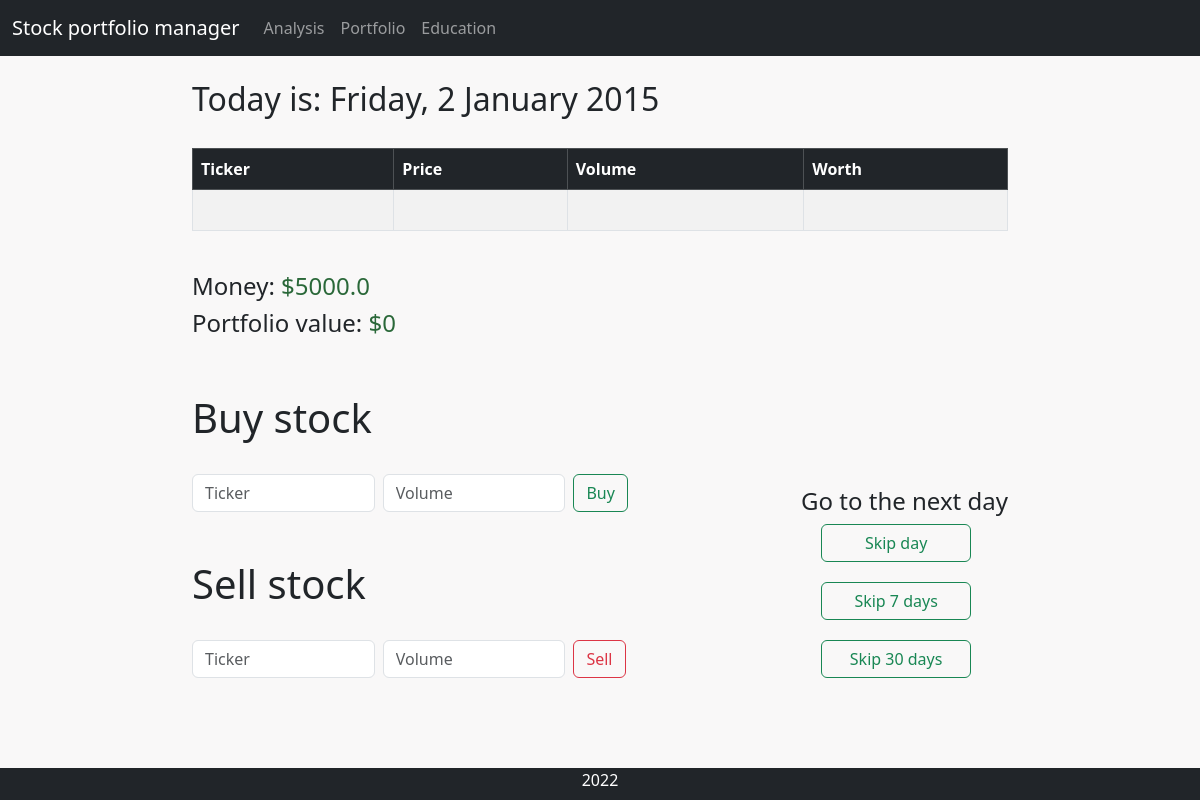
/portfolio/, run on an earlier commit of the app's database.
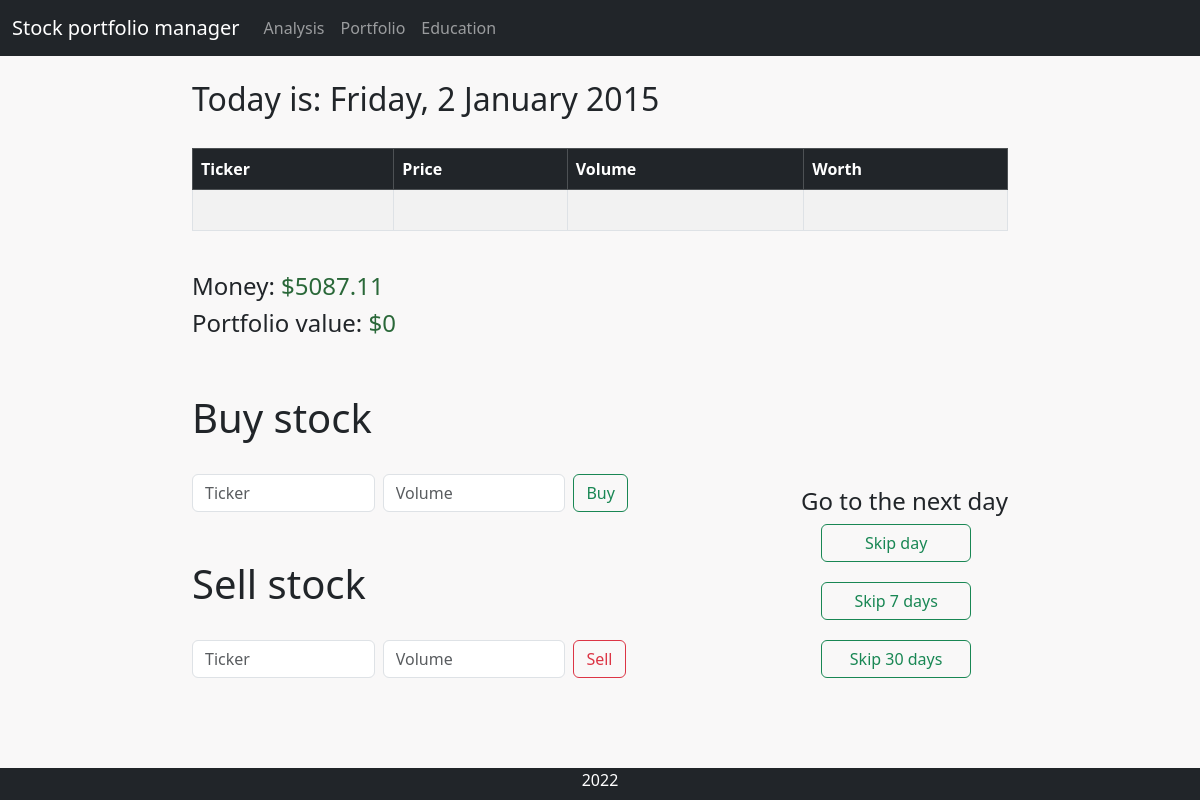
And on a later commit of the database.
### game/models.py (models this page shows)
class Money(models.Model):
    cash = models.FloatField(null=True)

### game/views.py (the view, shortened to what this page needs)
# urls.py: path('portfolio/', views.portfolio, name="portfolio"),
def portfolio(request):
    todayObj = TodayDate.objects.all().first()
    today = todayObj.date
    dayName = today.strftime("%A")
    monthName = today.strftime("%B")
    money = Money.objects.all().first().cash
    portfolio_value = 0
    sharePrice = 0
    if today.strftime("%Y-%m-%d")=='2017-11-10':
        return redirect('summary')
    if request.method == 'POST':
        if 'buy_button' in request.POST:
            ticker = request.POST.get('buyticker')
            try:
                vol = int(request.POST.get('buyvolume'))
            except:
                vol="Not a number"
            with open("Stocks/tickers.txt", 'r') as plik:
                content = plik.read()
                if ticker in content and isinstance(vol,int):
                    date = today.strftime("%Y-%m-%d")
                    linenum = 0
                    f = open("Stocks/" + ticker + ".us.csv")
                    for nr_linii, linia in enumerate(f, start=1):
                        if linia.startswith(date):
                            linenum = nr_linii
                    linenum = linenum - 1  # wczorajsza data
                    values=""
                    with open("Stocks/" + ticker + ".us.csv") as f:
                        for i, line in enumerate(f):
                            if i == linenum:
                                values=line.strip().split(',')
                                sharePrice=float(values[4])
                            elif i > linenum:
                                break
                    all_stock = Stock.objects.all()
                    new_stock = True
                    for t in all_stock:
                        if t.ticker == ticker:
                            new_stock = False
                            break
                    price = float(vol) * sharePrice
                    if (price <= money):
                        if new_stock:
                            newStock = Stock(ticker=ticker, volume=vol)
                            newStock.save()
                        else:
                            new_volume = Stock.objects.get(ticker=ticker).volume + vol
                            Stock.objects.filter(ticker=ticker).update(volume=new_volume)
                        newMoney=Money.objects.all().first()
                        newMoney.cash=round((money - price),3)
                        newMoney.save()
                        messages.success(request, "Added successfully")
                    else:
                        messages.error(request, "Not enough funds")
                    return redirect('portfolio')
                else:
                    messages.error(request, "Wrong values")
                    return redirect('portfolio')
        elif 'sell_button' in request.POST:
            ticker = request.POST.get('sellticker')
            try:
                vol = int(request.POST.get('sellvolume'))
            except:
                vol = "Not a number"
            with open("Stocks/tickers.txt", 'r') as plik:
                content = plik.read()
                if ticker in content and isinstance(vol, int):
                    date = today.strftime("%Y-%m-%d")
                    linenum = 0
                    f = open("Stocks/" + ticker + ".us.csv")
                    for nr_linii, linia in enumerate(f, start=1):
                        if linia.startswith(date):
                            linenum = nr_linii
                    linenum = linenum - 1  # wczorajsza data
                    values = ""
                    with open("Stocks/" + ticker + ".us.csv") as f:
                        for i, line in enumerate(f):
                            if i == linenum:
                                values = line.strip().split(',')
                                sharePrice = float(values[4])
                            elif i > linenum:
                                break
                    all_stock = Stock.objects.all()
                    new_stock = True
                    for t in all_stock:
                        if t.ticker == ticker:
                            new_stock = False
                            break
                    if new_stock == True:
                        messages.error(request, ("You do not own that shares "))
                        return redirect('portfolio')
                    else:
                        stockvolume = Stock.objects.get(ticker=ticker).volume
                        if vol > stockvolume:
                            messages.error(request, ("You do not own that many shares"))
                            return redirect('portfolio')
                        else:
                            cash = money + vol * sharePrice
                            newMoney = Money.objects.all().first()
                            newMoney.cash = round(cash,3)
                            newMoney.save()
                            new_vol = stockvolume - vol
                            Stock.objects.filter(ticker=ticker).update(volume=new_vol)
                            messages.success(request, ("Sold"))
                            if new_vol == 0:
                                Stock.objects.filter(ticker=ticker).delete()
                            return redirect('portfolio')
                else:
                    messages.error(request, ("Wrong values"))
                    return redirect('portfolio')
        elif 'next_day' in request.POST:
            dates = []
            with open("Stocks/dates.txt", 'r') as p:
                for line in p:
                    dates.append(datetime.strptime(line.strip(), '%Y-%m-%d'))
            nextDate = None
            for data in dates:
                if data.date() > today.date():
                    nextDate = data
                    break
            newToday = TodayDate.objects.all().first()
            newToday.date = nextDate.date()
            newToday.daysInGame = newToday.daysInGame+1
            newToday.save()
            return redirect(portfolio)
        elif 'next_week' in request.POST:
            dates = []
            with open("Stocks/dates.txt", 'r') as p:
                for line in p:
                    dates.append(datetime.strptime(line.strip(), '%Y-%m-%d'))
            nextDate = today
            for i in range(5):
                for data in dates:
                    if data.date() > nextDate.date():
                        nextDate = data
                        break
        elif 'next_month' in request.POST:
            dates = []
            with open("Stocks/dates.txt", 'r') as p:
                for line in p:
                    dates.append(datetime.strptime(line.strip(), '%Y-%m-%d'))
            nextDate = today
            for i in range(30):
                for data in dates:
                    if data.date() > nextDate.date():
                        nextDate = data
                        break
            newToday = TodayDate.objects.all().first()
            newToday.date = nextDate.date()
            newToday.daysInGame = newToday.daysInGame+30
            newToday.save()
            return redirect(portfolio)
    else:
        ticker = Stock.objects.all()
        output = []
    portfolio_value=round(portfolio_value,3)
    return render(request, 'portfolio.html', {'today': today, 'day': dayName, 'month': monthName, 'money': money,
                                              'output': output, 'ticker': ticker, 'portfolio_value': portfolio_value})

### templates/portfolio.html (shortened to what this page needs)
{% extends 'base.html' %}
{% block content %}
    <div class="container" style="max-width: 70vw;">
        <h2 style="text-align: left">Today is: {{ day }}, {{ today.day }} {{ month }} {{ today.year }}</h2>
        <div style="display: flex; flex-direction: row; justify-content: space-between; margin-top: 30px">
            <table class="table table-striped table-bordered table-hover">
                <thead class="table-dark">
                <tr>
                    <th scope="col">Ticker</th>
                    <th scope="col">Price</th>
                    <th scope="col">Volume</th>
                    <th scope="col">Worth</th>
                </tr>
                </thead>
                <tbody>
                {% if not ticker %}
                    <tr style="height: 41px">
                        <td></td>
                        <td></td>
                        <td></td>
                        <td></td>
                    </tr>
                {% endif %}
                </tbody>
            </table>
        </div>
        <h4 style="margin-top: 25px">Money: <p style="color: #2a6839 ; display: inline ">${{ money }}</p></h4>
        <h4>Portfolio value: <p style="color: #2a6839 ; display: inline">${{ portfolio_value }}</p></h4>
        <br/><br/>
        <div class="flex-container" style="display: flex">
            <div class="flex-child magenta" style="flex:1">
                <h1>Buy stock</h1>
                <br/>
                <form class="d-flex" method="POST" name="buy_form">
                    <input class="form-control me-2" type="text" placeholder="Ticker" aria-label="Add Stock"
                           name="buyticker" id="wprowadzonyTekst" autocomplete="off" list="dopasowaniaList"
                           style="width: 30%">
                    <input class="form-control me-2" type="search" placeholder="Volume" aria-label="Add Stock"
                           name="buyvolume"
                           style="width: 30%">
                    <button class="btn btn-outline-success" type="submit" name="buy_button">Buy</button>
                </form>
                <br/>
                <br/>
                <h1>Sell stock</h1>
                <br/>
                <form class="d-flex" method="POST" name="sell_form">
                    <input class="form-control me-2" type="search" placeholder="Ticker" aria-label="Add Stock"
                           name="sellticker"
                           style="width: 30%">
                    <input class="form-control me-2" type="search" placeholder="Volume" aria-label="Add Stock"
                           name="sellvolume"
                           style="width: 30%">
                    <button class="btn btn-outline-danger" type="submit" name="sell_button">Sell</button>
                </form>
            </div>
            <div style="align-self:flex-end ">
                <h4>Go to the next day</h4>
                <form class="d-flex" method="POST" name="next_day">
                    <button class="btn btn-outline-success" type="submit" name="next_day" style="width: 150px; margin-left: 20px;">Skip day</button>
                </form>
                <form class="d-flex" method="POST" name="next_week">
                    <button class="btn btn-outline-success" type="submit" name="next_week" style="width: 150px; margin-left: 20px; margin-top: 20px; margin-bottom: 20px">Skip 7 days</button>
                </form>
                <form class="d-flex" method="POST" name="next_month">
                    <button class="btn btn-outline-success" type="submit" name="next_month" style="width: 150px; margin-left: 20px;">Skip 30 days</button>
                </form>
            </div>
        </div>
    </div>
{% endblock %}

### templates/base.html (shortened to what this page needs)
<!doctype html>
<html lang="en">
<head>
    {% load static %}
    <link href=”http://cdn.pydata.org/bokeh/release/bokeh-3.2.0.min.css rel=”stylesheet” type=”text/css”>
    <link href=”http://cdn.pydata.org/bokeh/release/bokeh-widgets-3.2.0.min.css"
         rel=”stylesheet” type=”text/css”>
   <link href="https://cdn.jsdelivr.net/npm/bootstrap@5.3.1/dist/css/bootstrap.min.css" rel="stylesheet">
</head>
<body style="background-color: #f9f8f8">
<div id="page-container" style="position: relative; min-height: 100vh;">
    <div id="content-wrap" style="padding-bottom: 2.5rem">
        <nav class="navbar navbar-expand-lg navbar-dark bg-dark">
            <div class="container-fluid">
                <a class="navbar-brand" href="{% url 'home' %}" onclick="uncheckAndSave()">Stock portfolio manager</a>
                <div class="collapse navbar-collapse" id="navbarSupportedContent">
                    <ul class="navbar-nav me-auto mb-2 mb-lg-0">
                        <li class="nav-item">
                            <a class="nav-link" href="{% url 'analysis' %}" onclick="uncheckAndSave()">Analysis</a>
                        </li>
                        <li class="nav-item">
                            <a class="nav-link" href="{% url 'portfolio' %}" onclick="uncheckAndSave()">Portfolio</a>
                        </li>
                        <li class="nav-item">
                            <a class="nav-link" href="{% url 'education' %}" onclick="uncheckAndSave()">Education</a>
                        </li>
                    </ul>
                </div>
            </div>
        </nav>
        <br/>
            {% block content %}
            {% endblock %}
    </div>
    <footer class="bg-dark text-center text-white" style="position: absolute; bottom: 0; width: 100%; height: 2rem">
        2022
    </footer>
</div>
</body>
</html>

What changed in the data, as far as the page shows it:
changed Money: cash "5000.0" → "5087.11"
